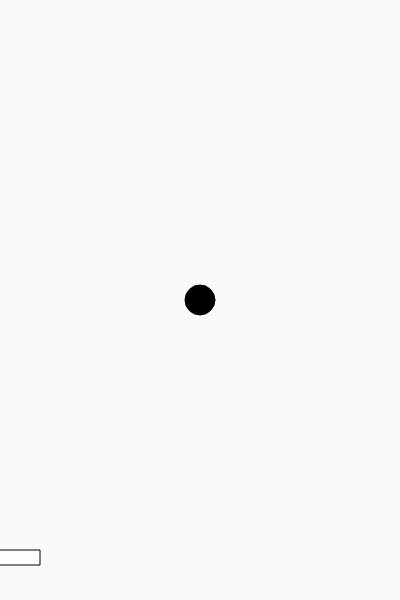
Frame 1 (no input)
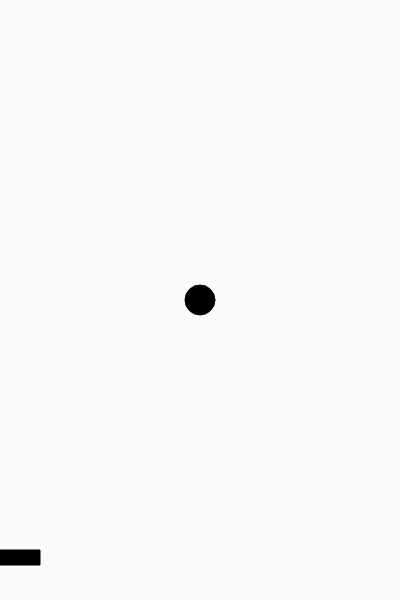
Frame 60 (no input)
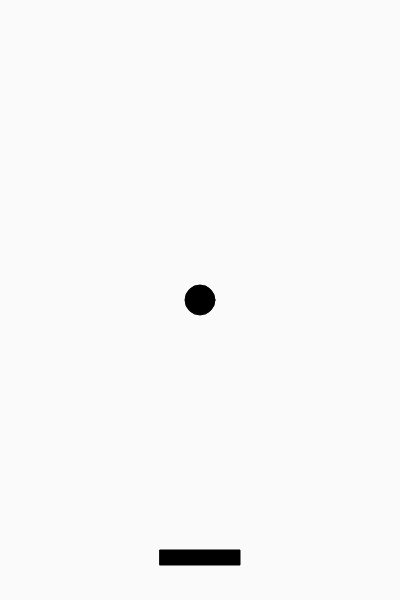
Frame 120 (the mouse pressed at the canvas centre since frame 60)

The p5.js sketch that drew these frames (run headless with seeded random() and noise() and a simulated clock; from frame 60 on, the mouse is pressed at the canvas centre):

// p5.js sketch
// ── sketch.js
var ellipseX, ellipseY, xSpeed;

var ySpeed = 5;

var paddleWidth = 80;
var paddleHeight = 15;
var bottomGap = 550;

function setup() {
  createCanvas(400, 600);
  ellipseX = width/2;
  ellipseY = height/2;
  xSpeed = random(-5, 5);
}


var playing = false;

function draw() {
  background(250);
  rect(mouseX - paddleWidth/2, bottomGap, paddleWidth, paddleHeight);

  if (playing) {
  ellipseX += xSpeed;
  ellipseY += ySpeed;
  } else {
  ellipseX = width/2;
  ellipseY = height/2;
  }
  
  fill(0);
  ellipse(ellipseX, ellipseY, 30, 30);
  
  if (ellipseX > 385) {
    xSpeed = xSpeed * -1;
  }
  
  if(ellipseX < 15) {
    xSpeed = xSpeed * -1;
  }
  
  if(ellipseY < 15) {
    ySpeed = ySpeed * -1;
  }
  
  if(ellipseY > 540 && ellipseY < 546 && ellipseX > mouseX - paddleWidth/2 && ellipseX < mouseX + paddleWidth/2){
    ySpeed = ySpeed * -1;
  }
  
  if (ellipseY >= 650) {
    playing = false;
  }
}

function mouseClicked(){
  if (!playing) {
  ellipseX += xSpeed;
  ellipseY += ySpeed;
  
  xSpeed = random(-5, 5);
  ySpeed = 5;

  playing = true;
  }
}
/*
Do Now 10/11/17
1. con cat e nation
2.
var hour = 30
var day = "wed"

if (hour > 15.5 || hour < 8){
  console.log("School is out!")
}
*/
